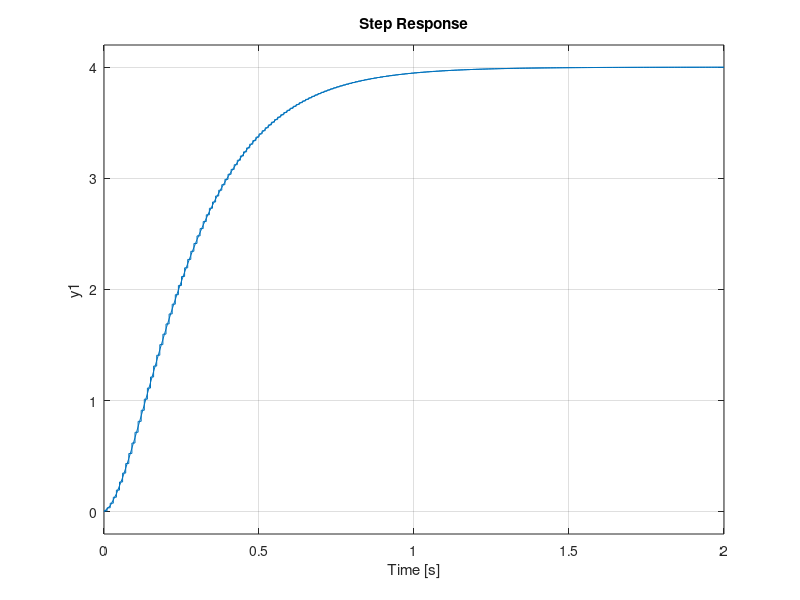

Reproduce this figure in MATLAB. (Note: this script raises an error after producing the figure.)
clear all, close all

Ha=tf([1,200],conv([1,5],[1,10]));
Hda=c2d(Ha,min(1/50,1/100), 'tustin');
step(Ha), hold on, step(Hda)

Hc=tf([1,7],[1,9],'IOdelay',0.2);
Hdc=c2d(Hc,0.08,'zoh')
figure, step(Hc), hold on, step(Hdc)



Hd=tf(72,[1,6,36]);
Hdd=tf([72*(0.03^2) 0 0],[1.2124, 2.18, 1])
figure, step(Hd), hold on, step(Hdd)

P=[1 2.5 5]
esanti=[1/50 1/50 1/50]
for i=1:length(P)
    H=tf(200,conv([1 1],[1 P(i)]))
    Hdis=c2d(H,esanti(i),'zoh')
    figure, step(H), hold on, step(Hdis)
end
